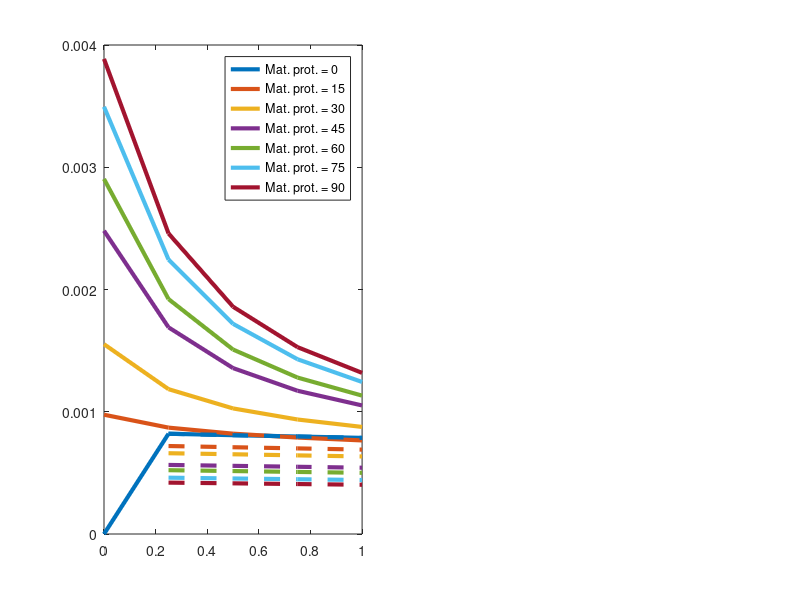

Source code (MATLAB): (Note: this script raises an error after producing the figure.)
%% Plot for vaccine efficiency

load('vaccine_efficiency_1.5.mat');
load('baseline_inf_numbers_1.5.mat');

%%
% num_vacs(3,:) = 0;
% num_vacs(4,:) = num_vacs(4,:);

% num_vacs(3,:) = 0;
% num_vacs(4,:) = 0;
F = (num_vacs(1,:) == 0);
num_vacs(3,F) = 0;

% num_vacs(3:4,:) = num_vacs(3:4,:);
R = 3.336; %inflation due to non KDHSS hospitalisation
num_vacs(3,:) = num_vacs(3,:)*R;
num_vacs(4,:) = num_vacs(4,:)*R;

reduction_hosp(3:end,:) = R*reduction_hosp(3:end,:);
reduction_infs(3:end,:) = R*reduction_infs(3:end,:);
%% Collate the pairs of interventions
mat_prot = unique(num_vacs(1,:));
house_prot = unique(num_vacs(2,:));

I_eff_mat = zeros(length(house_prot),length(mat_prot));
H_eff_mat = zeros(length(house_prot),length(mat_prot));
SU_I_eff_mat = zeros(length(house_prot),length(mat_prot));
SU_H_eff_mat = zeros(length(house_prot),length(mat_prot));

%% Find the additional reduction due to SU vaccines


%%

% For each of household coverage 25,50,75,100% do a plot of mat. vaccine efficacy 
% Mat prot eff = 0
F = (num_vacs(1,:) == 0);
inf_eff = zeros(length(house_prot),3);
hosp_eff = zeros(length(house_prot),3);

for i = 1:length(house_prot)
    hp = house_prot(i);
    G = (num_vacs(2,:) == hp);
    K = (num_vacs(2,:) == 0);
    f = find(F.*G);
    f2 = find(F.*K);
    nvs_mp = num_vacs(3,f);
    nvs_su = num_vacs(4,f);
    inf_eff(i,1) = median(reduction_infs(3:end,f)/nvs_mp);
    inf_eff(i,2) = median(reduction_infs(3:end,f)/(nvs_su));
    if any(f2)
        inf_eff(i,3) = median((reduction_infs(3:end,f) - reduction_infs(3:end,f2)  )/(nvs_su));
    end
    hosp_eff(i,1) = median(reduction_hosp(3:end,f)/nvs_mp);
    hosp_eff(i,2) = median(reduction_hosp(3:end,f)/(nvs_su));
    if any(f2)
        hosp_eff(i,3) = median((reduction_hosp(3:end,f) - reduction_hosp(3:end,f2)  )/(nvs_su));
    end
end

%NB: MAB eff = 0 is a special case
I_eff_mat(:,1) = inf_eff(:,2);
H_eff_mat(:,1) = hosp_eff(:,2);
SU_I_eff_mat(:,1) =  inf_eff(:,2);
SU_H_eff_mat(:,1) = hosp_eff(:,2);
%% Mat prot eff = 15
F = (num_vacs(1,:) == 15);
inf_eff = zeros(length(house_prot),3);
hosp_eff = zeros(length(house_prot),3);

for i = 1:length(house_prot)
    hp = house_prot(i);
    G = (num_vacs(2,:) == hp);
    K = (num_vacs(2,:) == 0);
    f = find(F.*G);
    f2 = find(F.*K);
    nvs_mp = num_vacs(3,f);
    nvs_su = num_vacs(4,f);
    inf_eff(i,1) = median(reduction_infs(3:end,f)/nvs_mp);
    inf_eff(i,2) = median(reduction_infs(3:end,f)/(nvs_su+nvs_mp));
    if any(f2)
        inf_eff(i,3) = median((reduction_infs(3:end,f) - reduction_infs(3:end,f2)  )/(nvs_su));
    end
    hosp_eff(i,1) = median(reduction_hosp(3:end,f)/nvs_mp);
    hosp_eff(i,2) = median(reduction_hosp(3:end,f)/(nvs_su+nvs_mp));
    if any(f2)
        hosp_eff(i,3) = median((reduction_hosp(3:end,f) - reduction_hosp(3:end,f2)  )/(nvs_su));
    end
end

I_eff_mat(:,2) = inf_eff(:,2);
H_eff_mat(:,2) = hosp_eff(:,2);
SU_I_eff_mat(:,2) =  inf_eff(:,3);
SU_H_eff_mat(:,2) = hosp_eff(:,3);


%% mat prot = 30
F = (num_vacs(1,:) == 30);
inf_eff = zeros(length(house_prot),3);
hosp_eff = zeros(length(house_prot),3);

for i = 1:length(house_prot)
    hp = house_prot(i);
    G = (num_vacs(2,:) == hp);
     K = (num_vacs(2,:) == 0);
    f = find(F.*G);
    f2 = find(F.*K);
    nvs_mp = num_vacs(3,f);
    nvs_su = num_vacs(4,f);
    inf_eff(i,1) = median(reduction_infs(3:end,f)/nvs_mp);
    inf_eff(i,2) = median(reduction_infs(3:end,f)/(nvs_su+nvs_mp));
    if any(f2)
        inf_eff(i,3) = median((reduction_infs(3:end,f) - reduction_infs(3:end,f2)  )/(nvs_su));
    end
    hosp_eff(i,1) = median(reduction_hosp(3:end,f)/nvs_mp);
    hosp_eff(i,2) = median(reduction_hosp(3:end,f)/(nvs_su+nvs_mp));
    if any(f2)
        hosp_eff(i,3) = median((reduction_hosp(3:end,f) - reduction_hosp(3:end,f2)  )/(nvs_su));
    end
end

I_eff_mat(:,3) = inf_eff(:,2);
H_eff_mat(:,3) = hosp_eff(:,2);
SU_I_eff_mat(:,3) =  inf_eff(:,3);
SU_H_eff_mat(:,3) = hosp_eff(:,3);


%% mat prot = 45
F = (num_vacs(1,:) == 45);
inf_eff = zeros(length(house_prot),3);
hosp_eff = zeros(length(house_prot),3);

for i = 1:length(house_prot)
    hp = house_prot(i);
    G = (num_vacs(2,:) == hp);
 K = (num_vacs(2,:) == 0);
    f = find(F.*G);
    f2 = find(F.*K);
    nvs_mp = num_vacs(3,f);
    nvs_su = num_vacs(4,f);
    inf_eff(i,1) = median(reduction_infs(3:end,f)/nvs_mp);
    inf_eff(i,2) = median(reduction_infs(3:end,f)/(nvs_su+nvs_mp));
    if any(f2)
        inf_eff(i,3) = median((reduction_infs(3:end,f) - reduction_infs(3:end,f2)  )/(nvs_su));
    end
    hosp_eff(i,1) = median(reduction_hosp(3:end,f)/nvs_mp);
    hosp_eff(i,2) = median(reduction_hosp(3:end,f)/(nvs_su+nvs_mp));
    if any(f2)
        hosp_eff(i,3) = median((reduction_hosp(3:end,f) - reduction_hosp(3:end,f2)  )/(nvs_su));
    end
end

I_eff_mat(:,4) = inf_eff(:,2);
H_eff_mat(:,4) = hosp_eff(:,2);
SU_I_eff_mat(:,4) =  inf_eff(:,3);
SU_H_eff_mat(:,4) = hosp_eff(:,3);

%% mat prot = 60
F = (num_vacs(1,:) == 60);
inf_eff = zeros(length(house_prot),3);
hosp_eff = zeros(length(house_prot),3);

for i = 1:length(house_prot)
    hp = house_prot(i);
    G = (num_vacs(2,:) == hp);
     K = (num_vacs(2,:) == 0);
    f = find(F.*G);
    f2 = find(F.*K);
    nvs_mp = num_vacs(3,f);
    nvs_su = num_vacs(4,f);
    inf_eff(i,1) = median(reduction_infs(3:end,f)/nvs_mp);
    inf_eff(i,2) = median(reduction_infs(3:end,f)/(nvs_su+nvs_mp));
    if any(f2)
        inf_eff(i,3) = median((reduction_infs(3:end,f) - reduction_infs(3:end,f2)  )/(nvs_su));
    end
    hosp_eff(i,1) = median(reduction_hosp(3:end,f)/nvs_mp);
    hosp_eff(i,2) = median(reduction_hosp(3:end,f)/(nvs_su+nvs_mp));
    if any(f2)
        hosp_eff(i,3) = median((reduction_hosp(3:end,f) - reduction_hosp(3:end,f2)  )/(nvs_su));
    end
end

I_eff_mat(:,5) = inf_eff(:,2);
H_eff_mat(:,5) = hosp_eff(:,2);
SU_I_eff_mat(:,5) =  inf_eff(:,3);
SU_H_eff_mat(:,5) = hosp_eff(:,3);

%% mat prot = 75
F = (num_vacs(1,:) == 75);
inf_eff = zeros(length(house_prot),3);
hosp_eff = zeros(length(house_prot),3);

for i = 1:length(house_prot)
    hp = house_prot(i);
    G = (num_vacs(2,:) == hp);
     K = (num_vacs(2,:) == 0);
    f = find(F.*G);
    f2 = find(F.*K);
    nvs_mp = num_vacs(3,f);
    nvs_su = num_vacs(4,f);
    inf_eff(i,1) = median(reduction_infs(3:end,f)/nvs_mp);
    inf_eff(i,2) = median(reduction_infs(3:end,f)/(nvs_su+nvs_mp));
    if any(f2)
        inf_eff(i,3) = median((reduction_infs(3:end,f) - reduction_infs(3:end,f2)  )/(nvs_su));
    end
    hosp_eff(i,1) = median(reduction_hosp(3:end,f)/nvs_mp);
    hosp_eff(i,2) = median(reduction_hosp(3:end,f)/(nvs_su+nvs_mp));
    if any(f2)
        hosp_eff(i,3) = median((reduction_hosp(3:end,f) - reduction_hosp(3:end,f2)  )/(nvs_su));
    end
end

I_eff_mat(:,6) = inf_eff(:,2);
H_eff_mat(:,6) = hosp_eff(:,2);
SU_I_eff_mat(:,6) =  inf_eff(:,3);
SU_H_eff_mat(:,6) = hosp_eff(:,3);
%% mat prot = 90
F = (num_vacs(1,:) == 90);
inf_eff = zeros(length(house_prot),3);
hosp_eff = zeros(length(house_prot),3);

for i = 1:length(house_prot)
    hp = house_prot(i);
    G = (num_vacs(2,:) == hp);
     K = (num_vacs(2,:) == 0);
    f = find(F.*G);
    f2 = find(F.*K);
    nvs_mp = num_vacs(3,f);
    nvs_su = num_vacs(4,f);
    inf_eff(i,1) = median(reduction_infs(3:end,f)/nvs_mp);
    inf_eff(i,2) = median(reduction_infs(3:end,f)/(nvs_su+nvs_mp));
    if any(f2)
        inf_eff(i,3) = median((reduction_infs(3:end,f) - reduction_infs(3:end,f2)  )/(nvs_su));
    end
    hosp_eff(i,1) = median(reduction_hosp(3:end,f)/nvs_mp);
    hosp_eff(i,2) = median(reduction_hosp(3:end,f)/(nvs_su+nvs_mp));
    if any(f2)
        hosp_eff(i,3) = median((reduction_hosp(3:end,f) - reduction_hosp(3:end,f2)  )/(nvs_su));
    end
end

I_eff_mat(:,7) = inf_eff(:,2);
H_eff_mat(:,7) = hosp_eff(:,2);
SU_I_eff_mat(:,7) =  inf_eff(:,3);
SU_H_eff_mat(:,7) = hosp_eff(:,3);
%%
figure(1)
clf
H_eff_mat(isinf(H_eff_mat)) = 0;
I_eff_mat(isinf(I_eff_mat)) = 0;

subplot(1,2,1)
plot(house_prot(1:end),H_eff_mat(1:end,:),'LineWidth',3)
hold on
plot(house_prot(2:end),SU_H_eff_mat(2:end,:),'LineWidth',3,'LineStyle','--')

l = legend('Mat. prot. = 0','Mat. prot. = 15','Mat. prot. = 30','Mat. prot. = 45','Mat. prot. = 60','Mat. prot. = 75','Mat. prot. = 90');
l.Box = 'off';
l.Location = 'northeast';

set(gca,'FontSize',18);
xlabel('Household coverage')
set(gca,'XTick',[0 0.25 0.5 0.75 1],'XTickLabel',{'0%', '25%', '50%', '75%', '100%'})
title('Avoided hospitalisations per vaccine')
ylim([0,0.004])


subplot(1,2,2)
plot(house_prot(1:end),I_eff_mat(1:end,:),'LineWidth',3)
hold on
plot(house_prot(2:end),SU_I_eff_mat(2:end,:),'LineWidth',3,'LineStyle','--')

% l = legend('Mat. prot. = 0','Mat. prot. = 15','Mat. prot. = 30','Mat. prot. = 45','Mat. prot. = 60','Mat. prot. = 75','Mat. prot. = 90');

set(gca,'FontSize',18);
xlabel('Household coverage')
set(gca,'XTick',[0 0.25 0.5 0.75 1],'XTickLabel',{'0%', '25%', '50%', '75%', '100%'})
title('Avoided infections per vaccine')
ylim([0,0.3])


% subplot(2,2,3)
% plot(house_prot(2:end),SU_H_eff_mat(2:end,:),'LineWidth',3)
% % l = legend('Mat. prot. = 0','Mat. prot. = 15','Mat. prot. = 30','Mat. prot. = 45','Mat. prot. = 60','Mat. prot. = 75','Mat. prot. = 90');
% l.Box = 'off';
% set(gca,'FontSize',18);
% xlabel('Household coverage')
% set(gca,'XTick',[0 0.25 0.5 0.75 1],'XTickLabel',{'0%', '25%', '50%', '75%', '100%'})
% title('Avoided hospitalisations per SU vaccine')
% ylim([0,0.008])
% subplot(2,2,4)
% plot(house_prot(2:end),SU_I_eff_mat(2:end,:),'LineWidth',3)
% % l = legend('Mat. prot. = 0','Mat. prot. = 15','Mat. prot. = 30','Mat. prot. = 45','Mat. prot. = 60','Mat. prot. = 75','Mat. prot. = 90');
% l.Box = 'off';
% l.Location = 'southeast';
% set(gca,'FontSize',18);
% xlabel('Household coverage')
% set(gca,'XTick',[0 0.25 0.5 0.75 1],'XTickLabel',{'0%', '25%', '50%', '75%', '100%'})
% title('Avoided infections per SU vaccine')
% ylim([0,0.3])
% 

%%
% figure(1)
% clf
% H_eff_mat(isinf(H_eff_mat)) = 0;
% I_eff_mat(isinf(I_eff_mat)) = 0;
% 
% subplot(2,2,1)
% plot(house_prot(1:end),H_eff_mat(1:end,:),'LineWidth',3)
% l = legend('Mat. prot. = 0','Mat. prot. = 15','Mat. prot. = 30','Mat. prot. = 45','Mat. prot. = 60','Mat. prot. = 75','Mat. prot. = 90');
% l.Box = 'off';
% l.Location = 'northeast';
% 
% set(gca,'FontSize',18);
% xlabel('Household coverage')
% set(gca,'XTick',[0 0.25 0.5 0.75 1],'XTickLabel',{'0%', '25%', '50%', '75%', '100%'})
% title('Avoided hospitalisations per vaccine')
% ylim([0,0.008])
% subplot(2,2,2)
% plot(house_prot(1:end),I_eff_mat(1:end,:),'LineWidth',3)
% % l = legend('Mat. prot. = 0','Mat. prot. = 15','Mat. prot. = 30','Mat. prot. = 45','Mat. prot. = 60','Mat. prot. = 75','Mat. prot. = 90');
% l.Box = 'off';
% l.Location = 'southeast';
% set(gca,'FontSize',18);
% xlabel('Household coverage')
% set(gca,'XTick',[0 0.25 0.5 0.75 1],'XTickLabel',{'0%', '25%', '50%', '75%', '100%'})
% title('Avoided infections per vaccine')
% ylim([0,0.3])
% 
% 
% subplot(2,2,3)
% plot(house_prot(2:end),SU_H_eff_mat(2:end,:),'LineWidth',3)
% % l = legend('Mat. prot. = 0','Mat. prot. = 15','Mat. prot. = 30','Mat. prot. = 45','Mat. prot. = 60','Mat. prot. = 75','Mat. prot. = 90');
% l.Box = 'off';
% set(gca,'FontSize',18);
% xlabel('Household coverage')
% set(gca,'XTick',[0 0.25 0.5 0.75 1],'XTickLabel',{'0%', '25%', '50%', '75%', '100%'})
% title('Avoided hospitalisations per SU vaccine')
% ylim([0,0.008])
% subplot(2,2,4)
% plot(house_prot(2:end),SU_I_eff_mat(2:end,:),'LineWidth',3)
% % l = legend('Mat. prot. = 0','Mat. prot. = 15','Mat. prot. = 30','Mat. prot. = 45','Mat. prot. = 60','Mat. prot. = 75','Mat. prot. = 90');
% l.Box = 'off';
% l.Location = 'southeast';
% set(gca,'FontSize',18);
% xlabel('Household coverage')
% set(gca,'XTick',[0 0.25 0.5 0.75 1],'XTickLabel',{'0%', '25%', '50%', '75%', '100%'})
% title('Avoided infections per SU vaccine')
% ylim([0,0.3])


%% 
annotation('textbox',[0.03,0.86,0.1,0.1],'String','A','FitBoxToText','on','FontSize',40,'LineStyle','none');
annotation('textbox',[0.48,0.86,0.1,0.1],'String','B','FitBoxToText','on','FontSize',40,'LineStyle','none');
% annotation('textbox',[0.03,0.39,0.1,0.1],'String','C','FitBoxToText','on','FontSize',40,'LineStyle','none');
% annotation('textbox',[0.48,0.39,0.1,0.1],'String','D','FitBoxToText','on','FontSize',40,'LineStyle','none');


